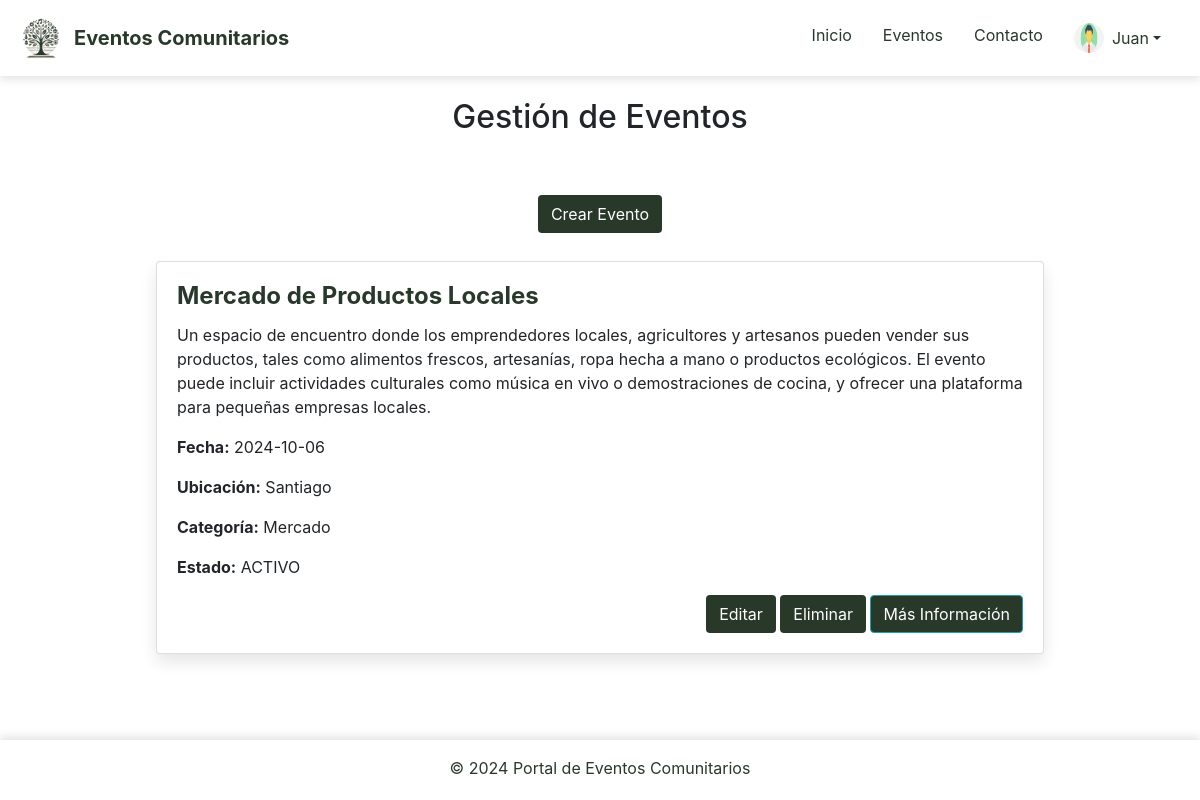
Screenshot of /eventos.php (signed in) with the database file from the repository.
### tables this page shows
CREATE TABLE `eventos` (
  `id` int(11) NOT NULL,
  `titulo` varchar(255) DEFAULT NULL,
  `descripcion` text DEFAULT NULL,
  `fecha` date DEFAULT NULL,
  `ubicacion` varchar(255) DEFAULT NULL,
  `categoria` varchar(100) DEFAULT NULL,
  `creado_por` int(11) DEFAULT NULL,
  `ESTADO` enum('ACTIVO','ANULADO') DEFAULT 'ACTIVO'
);

### eventos.php (the view)
<?php include 'templates/header.php'; ?>
<?php include 'includes/db.php'; ?>
<h2 class="text-center mb-3">Gestión de Eventos</h2>
<div class="container">
    <div class="text-center mb-2">
        <a href="crear_evento.php" class="btn btn-custom">Crear Evento</a>
    </div>
    <div class="event-container">
        <?php
        $sql = "SELECT * FROM eventos";
        $result = $conn->query($sql);
        if ($result->num_rows > 0) {
            while ($row = $result->fetch_assoc()) {
        ?>
            <div class="card mb-4">
                <div class="card-body">
                    <h5 class="card-title"><?php echo htmlspecialchars($row['titulo']); ?></h5>
                    <p class="card-text"><?php echo htmlspecialchars($row['descripcion']); ?></p>
                    <p><strong>Fecha:</strong> <?php echo htmlspecialchars($row['fecha']); ?></p>
                    <p><strong>Ubicación:</strong> <?php echo htmlspecialchars($row['ubicacion']); ?></p>
                    <p><strong>Categoría:</strong> <?php echo htmlspecialchars($row['categoria']); ?></p>
                    <p><strong>Estado:</strong> <?php echo htmlspecialchars($row['ESTADO']); ?></p>
                    <div class="text-right">
                        <a href="editar_evento.php?id=<?php echo $row['id']; ?>" class="btn btn-custom">Editar</a>
                        <a href="message.php?action=delete&id=<?php echo $row['id']; ?>&message=¿Estás seguro de que deseas eliminar este evento?&redirect=eliminar_evento.php" class="btn btn-custom btn-danger-custom">Eliminar</a>
                        <a href="detalle_evento.php?id=<?php echo $row['id']; ?>" class="btn btn-custom btn-info">Más Información</a>
                    </div>
                </div>
            </div>
        <?php
            }
        } else {
            echo "<p class='no-events-message text-center'>No hay eventos disponibles en este momento.</p>";
        }
        ?>
    </div>
</div>
<?php include 'templates/footer.php'; ?>

### assets/css/style.css (style rules this page uses)
body, html { height: 100%; margin: 0; font-family: 'Arial', sans-serif; background-color: #ffffff; display: flex; flex-direction: column; justify-content: space-between; height: 100%; }
.container { background-color: #ffffff !important; padding: 20px; margin: 0 auto; max-width: 1200px; }
h2 { margin-top: 10px; margin-bottom: 10px; }
.text-center.mb-3 { margin-bottom: 10px; }
.event-container { display: flex; flex-wrap: wrap; justify-content: center; gap: 20px; width: 100%; padding: 20px 0; }
.card { background-color: white; width: 80%; margin-bottom: 20px; border: none; box-shadow: 0 8px 16px rgba(0, 0, 0, 0.1); transition: all 0.3s ease; }
.card-title { font-size: 1.5rem; font-weight: bold; color: #28392a; }
.btn-custom { background-color: #28392a !important; color: white !important; border: 2px solid #28392a; padding: 12px; border-radius: 25px; font-size: 16px; cursor: pointer; transition: all 0.3s ease; }
.btn-danger-custom { background-color: #28392a !important; color: white !important; padding: 12px 40px; border-radius: 50px; font-size: 16px; border: none; cursor: pointer; transition: background-color 0.3s ease, box-shadow 0.3s ease; }
.btn-custom { background-color: #28392a; color: white; padding: 15px 30px; border: none; border-radius: 5px; cursor: pointer; transition: background-color 0.3s ease; }

### rows the page displays
eventos: titulo "Mercado de Productos Locales", descripcion "Un espacio de encuentro donde los emprendedores locales, agricultores y artesanos pueden vender sus productos, tales como alimentos frescos, artesanías, ropa hecha a mano o productos ecológicos. El evento puede incluir actividades culturales como música en vivo o demostraciones de cocina, y ofrecer una plataforma para pequeñas empresas locales.", fecha "2024-10-06", ubicacion "Santiago", categoria "Mercado", ESTADO "ACTIVO"

### other values shown
$_SESSION['usuario'] "Juan"
